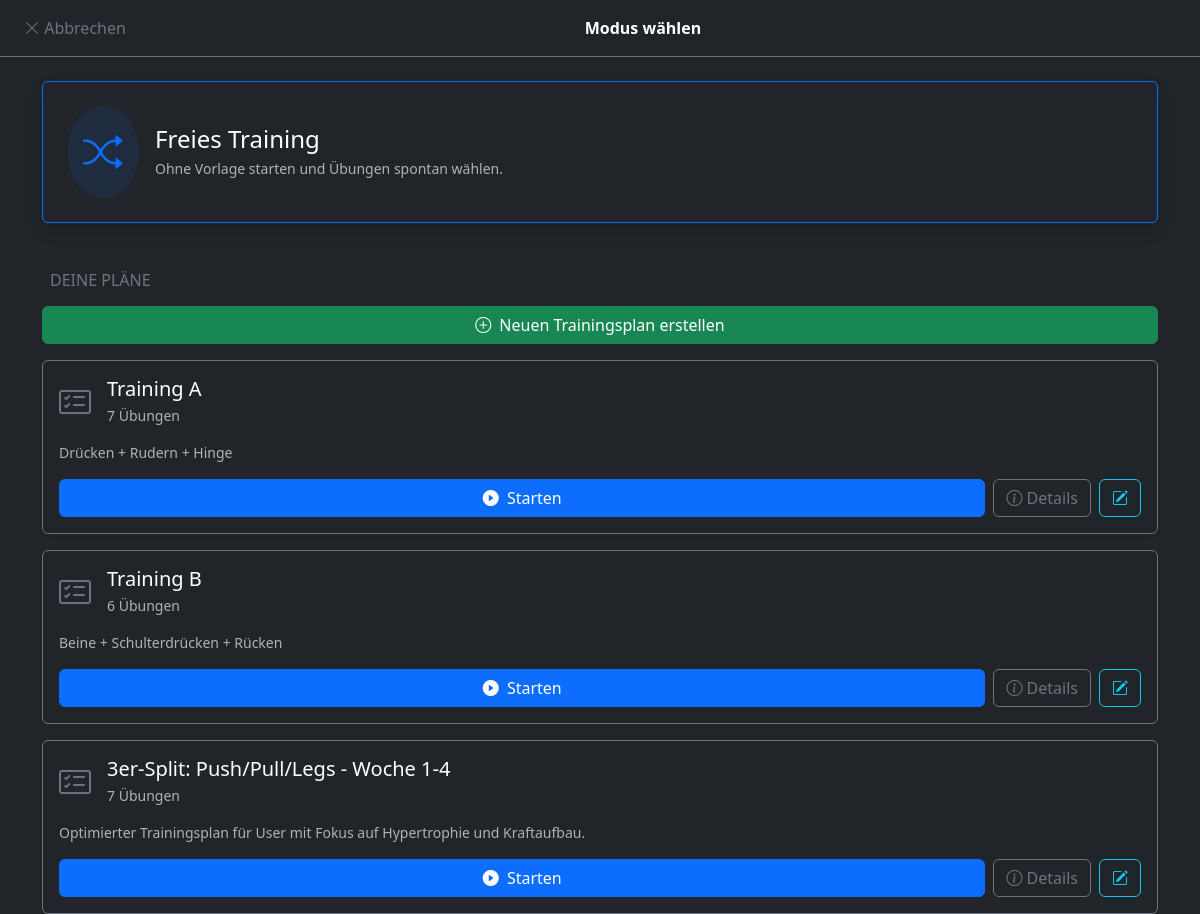
The page /training/select/ on the database as committed earlier.
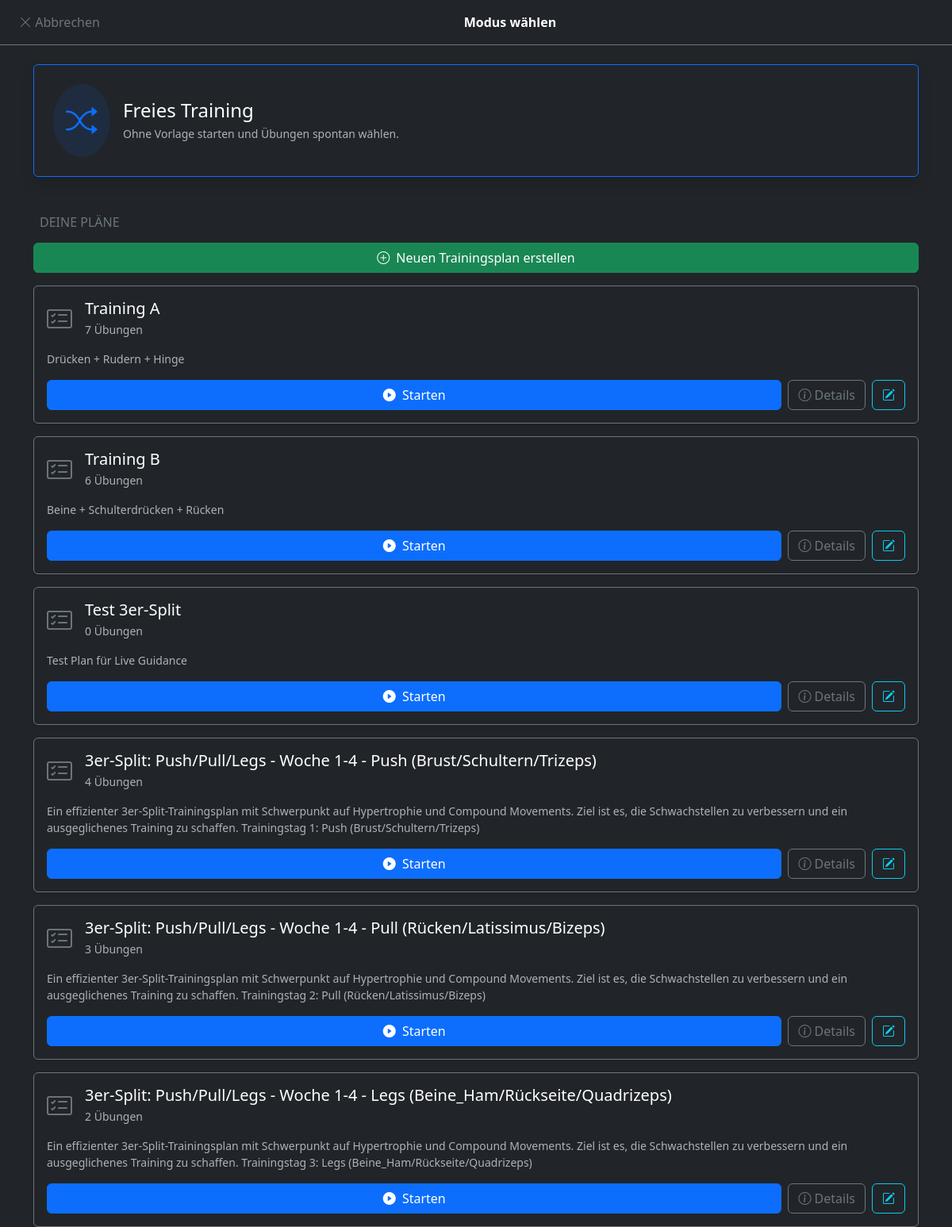
The same page on the database as committed later.
### core/models.py (models this page shows, shortened)
class Plan(models.Model):
    user = models.ForeignKey(User, on_delete=models.CASCADE, related_name="plaene", null=True)
    name = models.CharField(max_length=100, verbose_name="Name des Plans")
    beschreibung = models.TextField(blank=True, verbose_name="Beschreibung")
    erstellt_am = models.DateTimeField(auto_now_add=True)
    class Meta:
        verbose_name = "Trainingsplan"
        verbose_name_plural = "Trainingspläne"

### core/views.py (the view)
# urls.py: path('training/select/', views.training_select_plan, name='training_select_plan'),
def training_select_plan(request):
    plaene = Plan.objects.all()
    return render(request, 'core/training_select_plan.html', {'plaene': plaene})

### core/templates/core/training_select_plan.html (shortened to what this page needs)
<!doctype html>
<html lang="de" data-bs-theme="dark">
  <head>
    <link href="https://cdn.jsdelivr.net/npm/bootstrap@5.3.3/dist/css/bootstrap.min.css" rel="stylesheet">
    <link rel="stylesheet" href="https://cdn.jsdelivr.net/npm/bootstrap-icons@1.11.3/font/bootstrap-icons.min.css">
  </head>
  <body>
    <nav class="navbar navbar-dark bg-dark border-bottom border-secondary mb-4">
      <div class="container-fluid">
        <a class="btn btn-outline-secondary border-0" href="{% url 'dashboard' %}">
            <i class="bi bi-x-lg"></i> Abbrechen
        </a>
        <span class="navbar-text text-white fw-bold">Modus wählen</span>
      </div>
    </nav>
    <div class="container">
      <a href="{% url 'training_start_free' %}" class="card bg-dark border-primary mb-4 text-decoration-none shadow">
        <div class="card-body d-flex align-items-center p-4">
            <div class="bg-primary bg-opacity-10 rounded-circle p-3 me-3 text-primary">
                <i class="bi bi-shuffle fs-1"></i>
            </div>
            <div>
                <h4 class="text-white mb-1">Freies Training</h4>
                <p class="text-muted mb-0 small">Ohne Vorlage starten und Übungen spontan wählen.</p>
            </div>
        </div>
      </a>
      <h6 class="text-secondary ps-2 mb-3 mt-5">DEINE PLÄNE</h6>
      <div class="mb-3">
        <a href="{% url 'create_plan' %}" class="btn btn-success w-100">
            <i class="bi bi-plus-circle me-2"></i>Neuen Trainingsplan erstellen
        </a>
      </div>
      {% if not plaene %}
        <div class="alert alert-secondary text-center">
            <i class="bi bi-info-circle me-2"></i> Noch keine Pläne erstellt. Erstelle deinen ersten Plan!
        </div>
      {% else %}
        <div class="d-grid gap-3">
            {% for plan in plaene %}
            <div class="card bg-dark border-secondary text-decoration-none shadow-sm">
                <div class="card-body">
                    <div class="d-flex align-items-center mb-3">
                        <div class="me-3 text-secondary">
                            <i class="bi bi-card-checklist fs-2"></i>
                        </div>
                        <div class="flex-grow-1">
                            <h5 class="text-white mb-1">{{ plan.name }}</h5>
                            <p class="text-muted mb-0 small">{{ plan.uebungen.count }} Übungen</p>
                        </div>
                    </div>
                    {% if plan.beschreibung %}
                    <p class="text-muted small mb-3">{{ plan.beschreibung }}</p>
                    {% endif %}
                    <div class="d-flex gap-2">
                        <a href="{% url 'training_start_plan' plan.id %}" class="btn btn-primary flex-grow-1">
                            <i class="bi bi-play-circle-fill me-1"></i> Starten
                        </a>
                        <a href="{% url 'plan_details' plan.id %}" class="btn btn-outline-secondary">
                            <i class="bi bi-info-circle"></i> Details
                        </a>
                        <a href="{% url 'edit_plan' plan.id %}" class="btn btn-outline-info">
                            <i class="bi bi-pencil-square"></i>
                        </a>
                    </div>
                </div>
            </div>
            {% endfor %}
        </div>
      {% endif %}
    </div>
  </body>
</html>

Rows that differ between the two databases and show on the page:
removed Plan: name "3er-Split: Push/Pull/Legs - Woche 1-4", uebungen.count "7", beschreibung "Optimierter Trainingsplan für User mit Fokus auf Hypertrophie und Kraftaufbau."
added Plan: name "Test 3er-Split", uebungen.count "0", beschreibung "Test Plan für Live Guidance"
added Plan: name "3er-Split: Push/Pull/Legs - Woche 1-4 - Push (Brust/Schultern/Trizeps)", uebungen.count "4", beschreibung "Ein effizienter 3er-Split-Trainingsplan mit Schwerpunkt auf Hypertrophie und Compound Movements. Ziel ist es, die Schwachstellen zu verbessern und ein ausgeglichenes Training zu schaffen. Trainingstag 1: Push (Brust/Schultern/Trizeps)"
added Plan: name "3er-Split: Push/Pull/Legs - Woche 1-4 - Pull (Rücken/Latissimus/Bizeps)", uebungen.count "3", beschreibung "Ein effizienter 3er-Split-Trainingsplan mit Schwerpunkt auf Hypertrophie und Compound Movements. Ziel ist es, die Schwachstellen zu verbessern und ein ausgeglichenes Training zu schaffen. Trainingstag 2: Pull (Rücken/Latissimus/Bizeps)"
added Plan: name "3er-Split: Push/Pull/Legs - Woche 1-4 - Legs (Beine_Ham/Rückseite/Quadrizeps)", uebungen.count "2", beschreibung "Ein effizienter 3er-Split-Trainingsplan mit Schwerpunkt auf Hypertrophie und Compound Movements. Ziel ist es, die Schwachstellen zu verbessern und ein ausgeglichenes Training zu schaffen. Trainingstag 3: Legs (Beine_Ham/Rückseite/Quadrizeps)"
